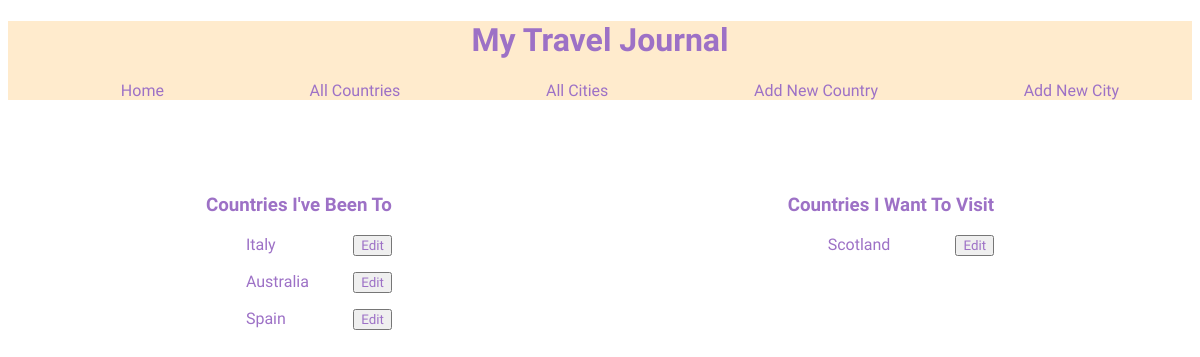
Screenshot of /countries with the database file from the repository.
### tables this page shows
CREATE TABLE countries (
    id INTEGER PRIMARY KEY AUTOINCREMENT,
    name VARCHAR,
    visited BOOLEAN DEFAULT FALSE
);

### controllers/countries_controller.py (the view)
@countries_blueprint.route("/countries")
def countries():
    countries = country_repository.select_all()
    return render_template("countries/index.html", all_countries = countries)

### db/run_sql.py (called while the page is built)
def get_db():
    path = os.path.dirname(os.path.abspath(__file__))
    db = os.path.join(path, "travel_manager.db")
    conn = sqlite3.connect(db)
    conn.execute("PRAGMA foreign_keys = 1")
    conn.row_factory = sqlite3.Row
    return conn

def run_sql(sql, values=[]):
    db = get_db()
    cursor =db.cursor()
    cursor.execute(sql, values)
    results = cursor.fetchall()
    db.commit()
    db.close()
    return results

### repositories/country_repository.py (called while the page is built)
def select_all():
    countries = []
    sql = "SELECT * FROM countries"
    results = run_sql(sql)
    for row in results:
        visited = True if row['visited'] == 1 else False
        country = Country(row['name'], visited, row['id'])
        countries.append(country)
    return countries

### templates/countries/index.html
{% extends "base.html" %}
{% block content %}
    <div class = "flexme">
        <div>
            <h3 class = "headings">Countries I've Been To</h3>
                <div>
                    {% for country in all_countries %}
                    {% if country.visited == True %}
                    <ul class = "lists">
                        <li><a href="/countries/{{ country.id }}"> {{country.name}}</a></li>
                        <li>
                            <button><a href="/countries/{{country.id}}/edit">Edit</a></button>
                        </li>
                    </ul>
                    {% endif %}
                    {% endfor%}
                </div>
        </div>
        <div>
            <h3 class = "headings">Countries I Want To Visit</h3>
            {% for country in all_countries %}
            {% if country.visited == False %}
            <div>
                <ul class = "lists">
                    <li><a href="/countries/{{ country.id }}"> {{country.name}}</a></li>
                    <li>
                        <button><a href="/countries/{{country.id}}/edit">Edit</a></button>
                    </li>
                </ul>
            </div>
            {% endif %}
            {% endfor %}
        </div>
    </div>
    {% endblock %}

### static/base.css (style rules this page uses)
.container .headings { color: rgb(157, 113, 198); font-family: 'Coming Soon', cursive; }
.container .lists li a { text-decoration:none; color: rgb(157, 113, 198); font-family: 'Coming Soon', cursive; }
.container .lists li { text-decoration:none; color: rgb(157, 113, 198); font-family: 'Coming Soon', cursive; }
.container .lists { list-style: none; display: flex; flex-direction: row; justify-content: space-between; }
.container .flexme { display: flex; flex-direction: row; justify-content: space-around; align-content: center; padding-top: 5%; }
.container button { text-decoration:none; color: rgb(157, 113, 198); font-family: 'Coming Soon', cursive; display: flex; justify-content: space-between; }

### rows the page displays
countries: name "Italy"
countries: name "Australia"
countries: name "Spain"
countries: name "Scotland"
